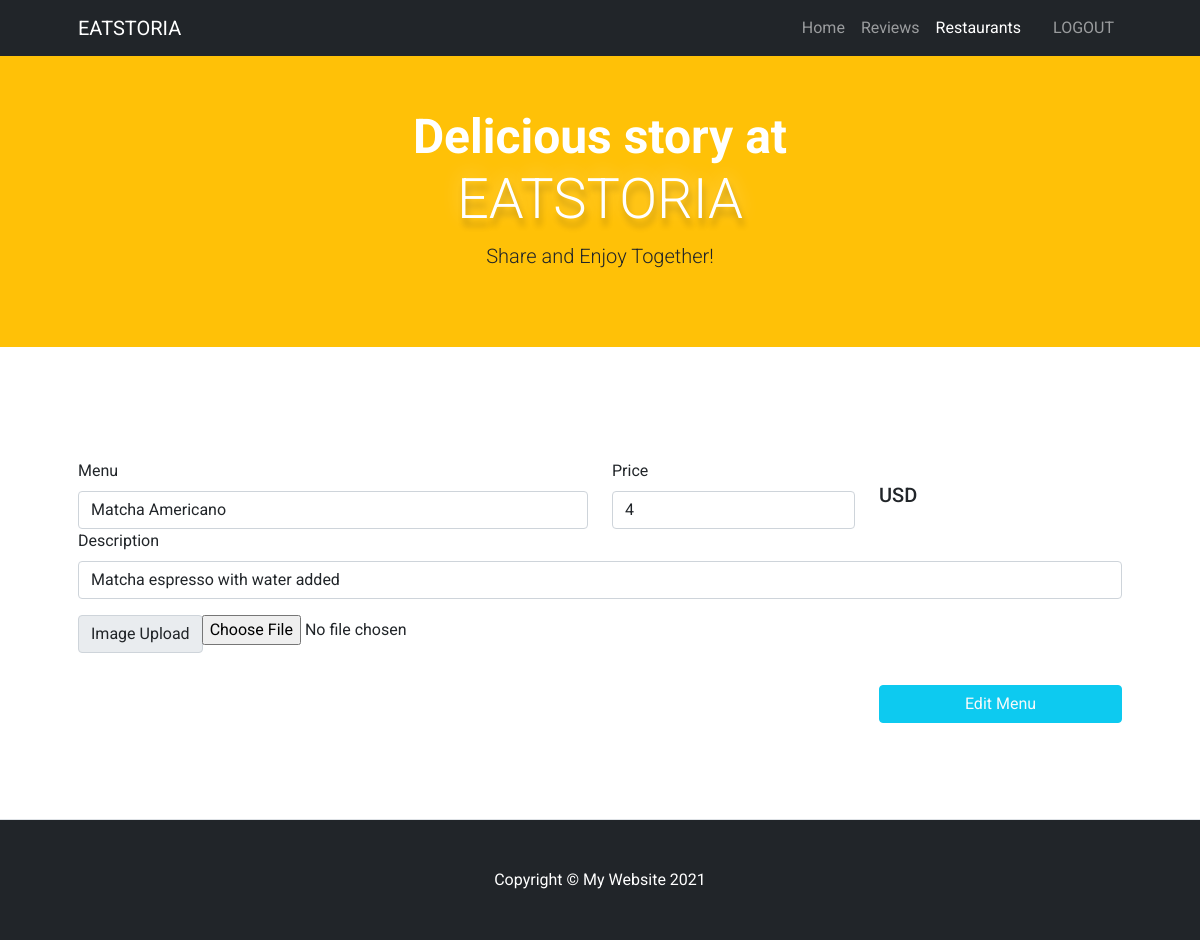
The page /edit-menu.php?id=4 on the database its author committed.
### tables this page shows
CREATE TABLE `menu` (
  `menu_id` int(11) NOT NULL,
  `menu_title` varchar(100) NOT NULL,
  `price` varchar(100) NOT NULL,
  `description` varchar(200) NOT NULL,
  `rest_id` int(11) NOT NULL
);

### class/database.php (called while the page is built, shortened)
<?php
class Database{
    private $servername = "localhost";
    private $username = "root";
    private $password = "";
    private $database = "eatstoria";
    public function connect(){
        $conn = new mysqli($this->servername, $this->username, $this->password, $this->database);
        if($conn->connect_error){
            die("ERROR CONNECTING TO THE DATABASE ".$conn->connect_error);
        }else{
            return $conn;
        }
    }
}
?>

### class/menu.php (called while the page is built, shortened)
<?php
require_once 'database.php';
class Menu extends Database{
    private $menu_title;
    private $price;
    private $description;
    public function __construct($menu_id=NULL){
        $this->conn = $this->connect();
        if($menu_id !=NULL){
            $sql = "SELECT menu_id, menu_title, price, description, rest_id FROM menu
                    WHERE menu_id = $menu_id";
            $result = $this->conn->query($sql);
            if($result && $result->num_rows>0){
                $menu = $result->fetch_assoc();
                $this->menu_title = $menu["menu_title"];
                $this->price = $menu["price"];
                $this->description = $menu["description"];
            }
        }
    }
    public function getMenuTitle(){
        return $this->menu_title;
    }
    public function getPrice(){
        return $this->price;
    }
    public function getDescription(){
        return $this->description;
    }
}
?>

### edit-menu.php (the view, shortened to what this page needs)
<?php
$user = new User($_SESSION["account_id"]);
$rest_username = $user->getRestUsername();
include 'class/menu.php';
$menu_id = isset($_GET["id"]) ? $_GET["id"] : NULL;
$menu = new Menu($menu_id);
$menu_title = $menu->getMenuTitle();
$price = $menu->getPrice();
$description = $menu->getDescription();
?>
<!DOCTYPE html>
<html lang="en">
<head>
    <link href="https://cdn.jsdelivr.net/npm/bootstrap-icons@1.4.1/font/bootstrap-icons.css" rel="stylesheet" />
    <link href="css/styles.css" rel="stylesheet" />
    <link rel="stylesheet" href="https://cdnjs.cloudflare.com/ajax/libs/font-awesome/5.15.3/css/all.min.css" />
</head>
<body>
    <nav class="navbar navbar-expand-lg navbar-dark bg-dark">
        <div class="container px-5">
            <a class="navbar-brand" href="index-owner.php">EATSTORIA</a>
            <div class="collapse navbar-collapse" id="navbarSupportedContent">
                <ul class="navbar-nav ms-auto mb-2 mb-lg-0">
                <li class="nav-item"><a class="nav-link" href="index-owner.php">Home</a></li>
                    <li class="nav-item"><a class="nav-link" href="review-top-owner.php">Reviews</a></li>
                    <li class="nav-item"><a class="nav-link active" aria-current="page" href="restaurant-top-owner.php">Restaurants</a></li>
                    <li class="nav-item"><a class="nav-link" href="mypage-restaurant.php"><?php echo "$rest_username"; ?></a></li>
                    <li class="nav-item"><a class="nav-link" href="logout.php">LOGOUT</a></li>
                </ul>
            </div>
        </div>
    </nav>
    <header class="bg-warning py-1">
        <div class="container px-5">
            <div class="row gx-5 justify-content-center">
                <div class="col-lg-6">
                    <div class="text-center my-5">
                        <h1 class="display-5 fw-bolder text-white mb-2">Delicious story at <span class="display-4 lead" style="text-shadow: 2px 8px 6px rgba(0,0,0,0.2), 0px -3px 20px rgba(255,255,255,0.4);">EATSTORIA</span></h1>
                        <p class="lead text-dark-50 mb-4">Share and Enjoy Together!</p>
                    </div>
                </div>
            </div>
        </div>
    </header>
    <section class="py-5 border-bottom" id="features">
        <div class="container px-5 my-5">
            <form action="action/edit-menu.php" method="POST">
                <div class="row">
                    <div class="col-6 mt-3">
                        <label for="menu" class="form-label">Menu</label>
                        <input type="text" name="editmenutitle" value="<?php echo $menu_title; ?>" class="form-control" required>
                    </div>
                    <div class="col-6 mt-3">
                        <div class="row">
                            <div class="col-6">
                                <label for="price" class="form-label">Price</label>
                                <input type="number" name="editprice" value="<?php echo $price; ?>" class="form-control" min=0 required>
                            </div>
                            <div class="col-6">
                                <h5>USD</h5>
                            </div>
                        </div>
                    </div>
                    <div>
                        <label for="menudescription" class="form-label">Description</label>
                        <input type="text" name="editdescription" value="<?php echo $description; ?>" class="form-control" required>
                    </div>
                    <div class="input-group mt-3 mb-3">
                        <div class="input-group-prepend">
                            <span class="input-group-text">Image Upload</span>
                        </div>
                        <div class="rest-file">
                            <input type="file" class="custom-file-input" id="">
                        </div>
                    </div>
                </div>
                <div class="row">
                    <div class="col-9"></div>
                    <div class="col-3">
                        <input type="submit" value="Edit Menu" name="editmenu" id="editmenu" class="btn btn-block btn-info text-light mt-3 w-100">
                    </div>
                </div>
            </form>
        </div>
    </section>
    <footer class="py-5 bg-dark">
        <div class="container px-5">
            <p class="m-0 text-center text-white">Copyright &copy; My Website 2021</p>
        </div>
    </footer>
</body>
</html>

### edit-menu.php (style rules this page uses)
body { font-family: 'Roboto', sans-serif; }

### rows shown on the page
menu: editmenutitle "Matcha Americano", editprice "4", editdescription "Matcha espresso with water added"
